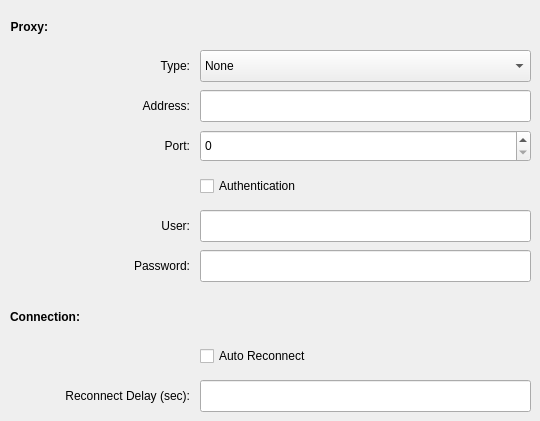
   <widget class="QWidget" name="tab4">
    <attribute name="title">
     <string>Misc</string>
    </attribute>
    <widget class="QLabel" name="TextLabel2_2">
     <property name="geometry">
      <rect>
       <x>70</x>
       <y>50</y>
       <width>120</width>
       <height>32</height>
      </rect>
     </property>
     <property name="text">
      <string>Type:</string>
     </property>
     <property name="alignment">
      <set>Qt::AlignRight|Qt::AlignTrailing|Qt::AlignVCenter</set>
     </property>
     <property name="buddy">
      <cstring>proxytypeComboBox</cstring>
     </property>
    </widget>
    <widget class="QComboBox" name="proxytypeComboBox">
     <property name="geometry">
      <rect>
       <x>200</x>
       <y>50</y>
       <width>331</width>
       <height>32</height>
      </rect>
     </property>
     <item>
      <property name="text">
       <string>None</string>
      </property>
     </item>
     <item>
      <property name="text">
       <string>Wingate</string>
      </property>
     </item>
     <item>
      <property name="text">
       <string>SOCKS4</string>
      </property>
     </item>
     <item>
      <property name="text">
       <string>SOCKS5</string>
      </property>
     </item>
     <item>
      <property name="text">
       <string>HTTP</string>
      </property>
     </item>
    </widget>
    <widget class="QLabel" name="TextLabel3_2">
     <property name="geometry">
      <rect>
       <x>70</x>
       <y>90</y>
       <width>120</width>
       <height>32</height>
      </rect>
     </property>
     <property name="text">
      <string>Address:</string>
     </property>
     <property name="alignment">
      <set>Qt::AlignRight|Qt::AlignTrailing|Qt::AlignVCenter</set>
     </property>
     <property name="buddy">
      <cstring>proxyaddrLineEdit</cstring>
     </property>
    </widget>
    <widget class="QLineEdit" name="proxyaddrLineEdit">
     <property name="geometry">
      <rect>
       <x>200</x>
       <y>90</y>
       <width>331</width>
       <height>32</height>
      </rect>
     </property>
    </widget>
    <widget class="QLabel" name="TextLabel4_2">
     <property name="geometry">
      <rect>
       <x>70</x>
       <y>130</y>
       <width>120</width>
       <height>32</height>
      </rect>
     </property>
     <property name="text">
      <string>Port:</string>
     </property>
     <property name="alignment">
      <set>Qt::AlignRight|Qt::AlignTrailing|Qt::AlignVCenter</set>
     </property>
     <property name="buddy">
      <cstring>proxyportSpinBox</cstring>
     </property>
    </widget>
    <widget class="QCheckBox" name="authCheckBox">
     <property name="geometry">
      <rect>
       <x>200</x>
       <y>170</y>
       <width>331</width>
       <height>32</height>
      </rect>
     </property>
     <property name="text">
      <string>Authentication</string>
     </property>
    </widget>
    <widget class="QLabel" name="TextLabel5_2">
     <property name="geometry">
      <rect>
       <x>70</x>
       <y>210</y>
       <width>120</width>
       <height>32</height>
      </rect>
     </property>
     <property name="text">
      <string>User:</string>
     </property>
     <property name="alignment">
      <set>Qt::AlignRight|Qt::AlignTrailing|Qt::AlignVCenter</set>
     </property>
     <property name="buddy">
      <cstring>proxyuserLineEdit</cstring>
     </property>
    </widget>
    <widget class="QLineEdit" name="proxyuserLineEdit">
     <property name="geometry">
      <rect>
       <x>200</x>
       <y>210</y>
       <width>331</width>
       <height>32</height>
      </rect>
     </property>
    </widget>
    <widget class="QLabel" name="TextLabel5_4">
     <property name="geometry">
      <rect>
       <x>70</x>
       <y>250</y>
       <width>120</width>
       <height>32</height>
      </rect>
     </property>
     <property name="text">
      <string>Password:</string>
     </property>
     <property name="alignment">
      <set>Qt::AlignRight|Qt::AlignTrailing|Qt::AlignVCenter</set>
     </property>
     <property name="buddy">
      <cstring>proxypasswdLineEdit</cstring>
     </property>
    </widget>
    <widget class="QLineEdit" name="proxypasswdLineEdit">
     <property name="geometry">
      <rect>
       <x>200</x>
       <y>250</y>
       <width>331</width>
       <height>32</height>
      </rect>
     </property>
    </widget>
    <widget class="QLabel" name="label_2">
     <property name="geometry">
      <rect>
       <x>10</x>
       <y>380</y>
       <width>180</width>
       <height>32</height>
      </rect>
     </property>
     <property name="text">
      <string>Reconnect Delay (sec):</string>
     </property>
     <property name="alignment">
      <set>Qt::AlignRight|Qt::AlignTrailing|Qt::AlignVCenter</set>
     </property>
     <property name="buddy">
      <cstring>reconnectLineEdit</cstring>
     </property>
    </widget>
    <widget class="QLineEdit" name="reconnectLineEdit">
     <property name="geometry">
      <rect>
       <x>200</x>
       <y>380</y>
       <width>331</width>
       <height>32</height>
      </rect>
     </property>
    </widget>
    <widget class="QCheckBox" name="reconnectCheckBox">
     <property name="geometry">
      <rect>
       <x>200</x>
       <y>340</y>
       <width>331</width>
       <height>32</height>
      </rect>
     </property>
     <property name="text">
      <string>Auto Reconnect</string>
     </property>
    </widget>
    <widget class="QWidget" name="layoutWidget7">
     <property name="geometry">
      <rect>
       <x>10</x>
       <y>10</y>
       <width>521</width>
       <height>34</height>
      </rect>
     </property>
     <layout class="QHBoxLayout" name="horizontalLayout_9">
      <item>
       <widget class="QLabel" name="boldLabel_7">
        <property name="font">
         <font>
          <weight>75</weight>
          <bold>true</bold>
         </font>
        </property>
        <property name="text">
         <string>Proxy:</string>
        </property>
        <property name="alignment">
         <set>Qt::AlignRight|Qt::AlignTrailing|Qt::AlignVCenter</set>
        </property>
       </widget>
      </item>
      <item>
       <spacer name="horizontalSpacer_10">
        <property name="orientation">
         <enum>Qt::Horizontal</enum>
        </property>
        <property name="sizeHint" stdset="0">
         <size>
          <width>368</width>
          <height>32</height>
         </size>
        </property>
       </spacer>
      </item>
     </layout>
    </widget>
    <widget class="QWidget" name="layoutWidget8">
     <property name="geometry">
      <rect>
       <x>10</x>
       <y>300</y>
       <width>521</width>
       <height>34</height>
      </rect>
     </property>
     <layout class="QHBoxLayout" name="horizontalLayout_10">
      <item>
       <widget class="QLabel" name="boldLabel_8">
        <property name="font">
         <font>
          <weight>75</weight>
          <bold>true</bold>
         </font>
        </property>
        <property name="text">
         <string>Connection:</string>
        </property>
        <property name="alignment">
         <set>Qt::AlignRight|Qt::AlignTrailing|Qt::AlignVCenter</set>
        </property>
       </widget>
      </item>
      <item>
       <spacer name="horizontalSpacer_11">
        <property name="orientation">
         <enum>Qt::Horizontal</enum>
        </property>
        <property name="sizeHint" stdset="0">
         <size>
          <width>368</width>
          <height>32</height>
         </size>
        </property>
       </spacer>
      </item>
     </layout>
    </widget>
    <widget class="QSpinBox" name="proxyportSpinBox">
     <property name="geometry">
      <rect>
       <x>200</x>
       <y>130</y>
       <width>331</width>
       <height>32</height>
      </rect>
     </property>
    </widget>
   </widget>
